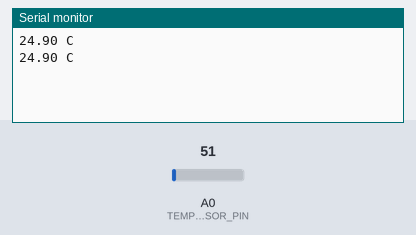
The sketch below on a simulated Arduino Uno, built with avr-gcc and run on an emulated ATmega328P. Parts: the last lines printed to the serial monitor. The inputs (shaded band) are chosen by the test bench; at power-on: A0 (TEMP_SENSOR_PIN) = 51.

Above: at 1.8 s.
1.9 s: A0 (TEMP_SENSOR_PIN) set to 61
At 2.8 s:
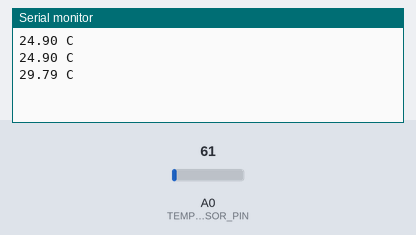
3.4 s: A0 (TEMP_SENSOR_PIN) set to 71
At 4.8 s:
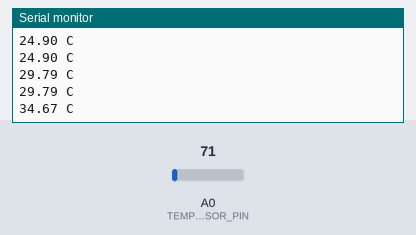
Timing chart, 0 to 6.4 s (numbered marks = the images above; inputs shaded):
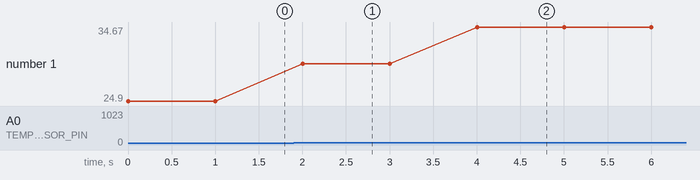

The sketch:

lm35.ino
```cpp
const unsigned int TEMP_SENSOR_PIN = A0;
const float SUPPLY_VOLTAGE = 5.0;
const unsigned int BAUD_RATE = 9600;
const unsigned int DELAY = 1000;

void setup() {
  Serial.begin(BAUD_RATE);
}

const float get_temperature() {
  const int sensor_voltage = analogRead(TEMP_SENSOR_PIN);
  return (SUPPLY_VOLTAGE * sensor_voltage * 100.0) / 1024.0;
}

void loop() {
  Serial.print(get_temperature());
  Serial.println(" C");
  delay(DELAY);
}
```

Measured:
- after the input at 1.9 s, the serial monitor: prints a new line after 0.10 s (image 1)
- after the input at 3.4 s, the serial monitor: prints a new line after 0.60 s (image 2)
- plotted number 1: 24.9 → 29.79 after the input at 1.9 s, 29.79 → 34.67 after the input at 3.4 s
